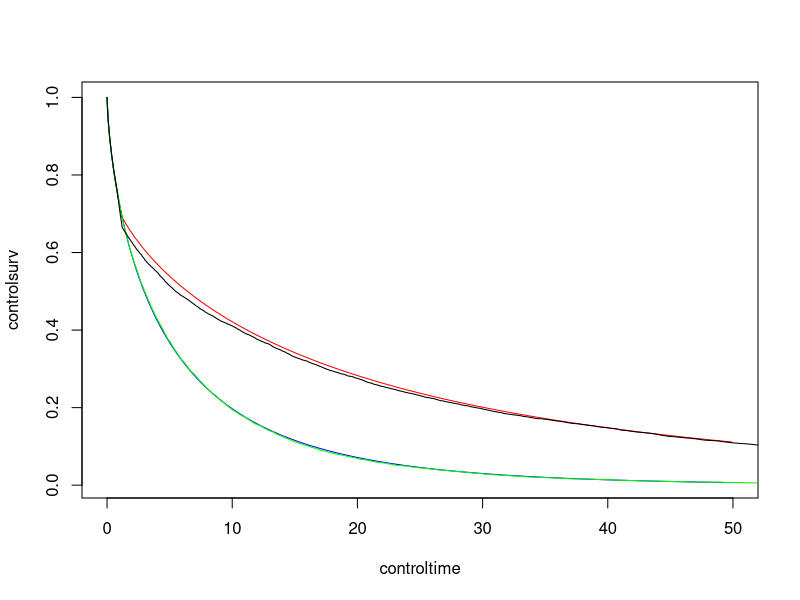

Reproduce this figure in R.
library(dplyr)
library(survival)
bigT <- rgamma(1, 4.09, 1.28)
HR <- rbeta(1, 5.82, 5.82)
lambda2 <- 0.2
gamma1 <- gamma2 <- 0.7
lambda1 <- exp((log(HR)/gamma2)+log(lambda2))

controltime <- seq(0, 50, by=0.1)
controlsurv <- exp(-(lambda2*controltime)^gamma2)

plot(controltime, controlsurv, type="l", col="blue")

treatmenttime <- seq(0, bigT, by=0.1)
treatmentsurv <- exp(-(lambda2*treatmenttime)^gamma2)

treatmenttime1 <- seq(bigT, 50, by=0.1)
treatmentsurv1 <- exp(-(lambda2*bigT)^gamma2 - lambda1^gamma1*(treatmenttime1^gamma1-bigT^gamma1))

lines(treatmenttime, treatmentsurv)
lines(treatmenttime1, treatmentsurv1, col="red")

#Generate data according to this scheme

controldata <- data.frame(time = rweibull(10000, gamma2, 1/lambda2), cens = rep(1, 10000))

controlfit <- survfit(Surv(time, cens)~1, data = controldata)

lines(controlfit, conf.int = F, col="green")

CP <- exp(-(lambda2*bigT)^gamma2)[[1]]
u <- runif(10000)
suppressWarnings(z <- ifelse(u>CP, (1/lambda2)*exp(1/gamma2*log(-log(u))), exp((1/gamma1)*log(1/(lambda1^gamma1)*(-log(u)-(lambda2*bigT)^gamma2+lambda1^gamma1*bigT*gamma1)))))

treatmentdata <- data.frame(time = z, cens = rep(1, 10000))

treatmentfit <- survfit(Surv(time, cens)~1, data = treatmentdata)

lines(treatmentfit, conf.int = F)


DataCombined <- data.frame(time = c(controldata$time, treatmentdata$time),
                           group = c(rep("Control", 10000), rep("Treatment", 10000)))

df <- DataCombined %>%
  filter(time<24)


combinedfit <- survfit(Surv(time)~group, data = df)

#plot(combinedfit)

survdiff(Surv(time)~group, data = df)
